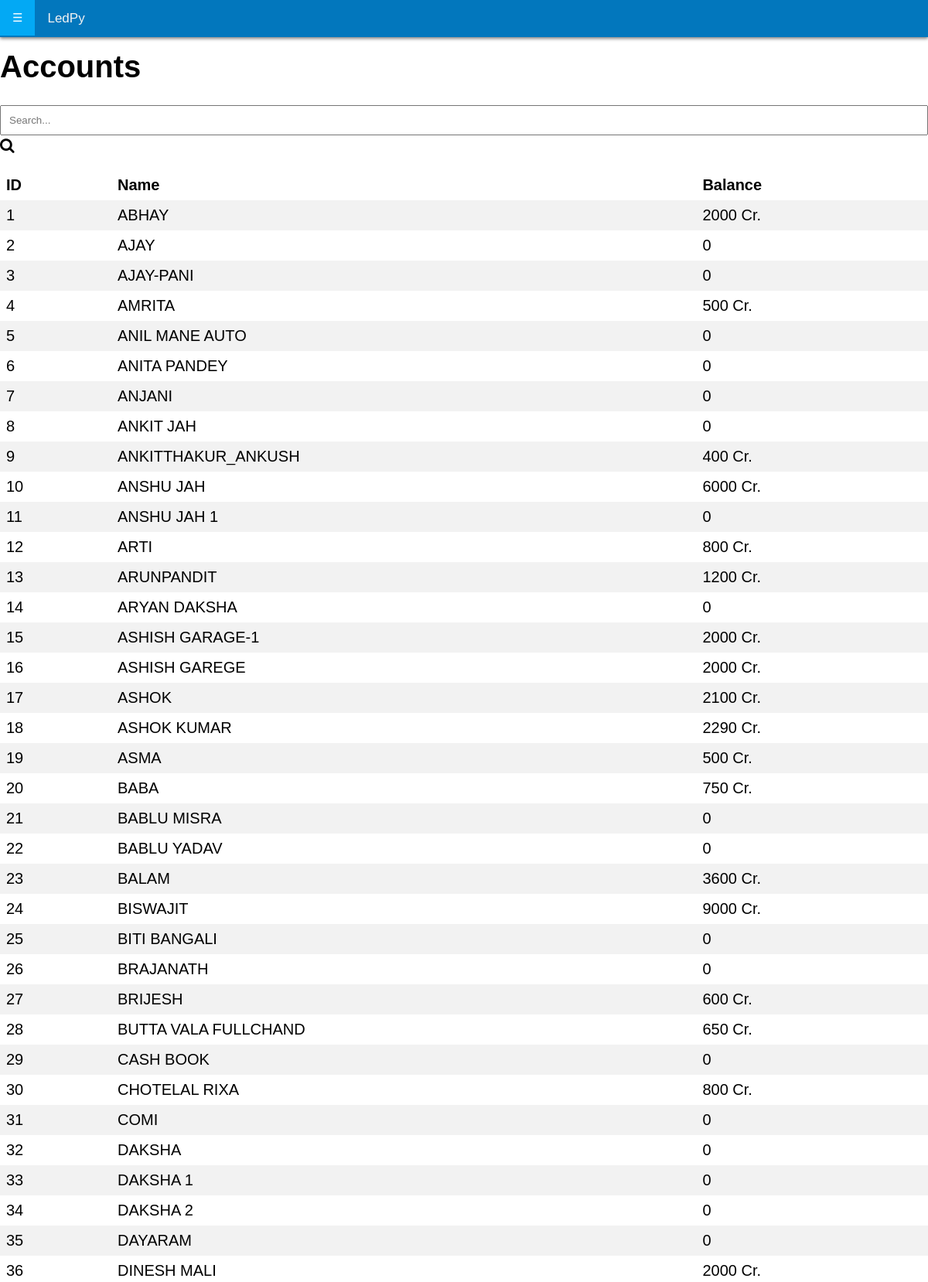
The app's page / (signed in, upper part) with its own data.
### home/models.py (models this page shows)
class CustomerAcc(models.Model):
	AccID=models.AutoField(primary_key=True)
	FullName = models.TextField(null=False)
	Address = models.TextField(null=True,blank=True)
	phno = models.IntegerField(null=True,blank=True)
	Email = models.EmailField(null=True,blank=True)
	DateCreated = models.DateField()
	TimeCreated = models.TimeField()

class LastBalance(models.Model):
	Account=models.ForeignKey(CustomerAcc,on_delete=models.CASCADE)
	Balance=models.TextField(null=True)

### home/views.py (the view)
# urls.py: path('',views.index,name="home"),
def index(request):
	if request.user.is_anonymous:
		return redirect('/login')
	ctx = {}
	url_parameter = request.GET.get("q")
	if url_parameter:
		data = CustomerAcc.objects.filter(FullName__icontains=url_parameter).values_list('AccID','FullName')
		k=[LastBalance.objects.get(Account=i[0]) for i in data]
		accounts=zip(data,k)
	else:
		accounts=zip(CustomerAcc.objects.all().values_list('AccID','FullName'),LastBalance.objects.all())
	ctx["accounts"] = accounts
	does_req_accept_json = request.accepts("application/json")
	is_ajax_request = request.headers.get("x-requested-with") == "XMLHttpRequest" and does_req_accept_json
	if is_ajax_request:
		html = render_to_string(template_name="index-replace.html", context={"accounts": accounts})
		data_dict = {"html_from_view": html}
		return JsonResponse(data=data_dict, safe=False)
	data=CustomerAcc.objects.values_list('AccID','FullName')
	return render(request,'index.html',context=ctx)

### templates/index.html (shortened to what this page needs)
<!DOCTYPE html>
{% load static %}
<html>
<head>
	<link rel="stylesheet" href="https://cdnjs.cloudflare.com/ajax/libs/font-awesome/4.7.0/css/font-awesome.min.css">
	<link rel="stylesheet" type="text/css" href="{% static "style.css" %}">
</head>
<body>
	{%include 'navbar.html' %}
	<div class="page">
		<h1>Accounts</h1>
		<input type="search" id="user-input" name="search" placeholder="Search..." autofocus required />
		<i id="search-icon" class="fa fa-search" aria-hidden="true"></i>
		<div id="replaceable-content">
			{% include 'index-replace.html' %}
		</div>
	</div>
	</body>
</html>

### templates/index-replace.html
{% if accounts %}
    <table>
            <tbody>
                <tr>
                    <th style="border-bottom: none;">ID</th>
                    <th style="border-bottom: none;">Name</th>
                    <th style="border-bottom: none;">Balance</th>
                </tr>
                {% for i,j in accounts%}
                <tr onclick="window.location='/view/{{i.0}}';">
                    <td>{{i.0}}</td>
                    <td>{{i.1}}</td>
                    <td>{{j.Balance}}</td>
                </tr>
                {%empty%}
                <h2>No Accounts Found</h2>
                {%endfor%}
            </tbody>
        </table>
{% endif %}

### static/style.css (style rules this page uses)
:root { --normal: #0277bd; --light: #03a9f4; --dark: #004c8c; }
body { margin:0;font-family:Arial }
body { color: black; font-size: 20px; background-color: white; font-family: sans-serif; }
table { margin-top: 20px; border-collapse: collapse; width: 100%; }
th, td { text-align: left; padding: 8px; }
th { border-bottom: solid 2px black; }
tr:nth-child(even) { background-color: #f2f2f2; }
.page { font-size: 20px; margin-top: 64px; color: black; }
input[type="search"] { width: 100%; padding: 10px; margin-bottom: 2px; }
body { margin: 0; padding: 0; font-family: sans-serif; }

### records on screen
CustomerAcc: AccID "1", FullName "ABHAY", Balance "2000 Cr."
CustomerAcc: AccID "2", FullName "AJAY", Balance "0"
CustomerAcc: AccID "3", FullName "AJAY-PANI", Balance "0"
CustomerAcc: AccID "4", FullName "AMRITA", Balance "500 Cr."
CustomerAcc: AccID "5", FullName "ANIL MANE AUTO", Balance "0"
CustomerAcc: AccID "6", FullName "ANITA PANDEY", Balance "0"
CustomerAcc: AccID "7", FullName "ANJANI", Balance "0"
CustomerAcc: AccID "8", FullName "ANKIT JAH", Balance "0"
CustomerAcc: AccID "9", FullName "ANKITTHAKUR_ANKUSH", Balance "400 Cr."
CustomerAcc: AccID "10", FullName "ANSHU JAH", Balance "6000 Cr."
CustomerAcc: AccID "11", FullName "ANSHU JAH 1", Balance "0"
CustomerAcc: AccID "12", FullName "ARTI", Balance "800 Cr."
CustomerAcc: AccID "13", FullName "ARUNPANDIT", Balance "1200 Cr."
CustomerAcc: AccID "14", FullName "ARYAN DAKSHA", Balance "0"
CustomerAcc: AccID "15", FullName "ASHISH GARAGE-1", Balance "2000 Cr."
CustomerAcc: AccID "16", FullName "ASHISH GAREGE", Balance "2000 Cr."
CustomerAcc: AccID "17", FullName "ASHOK", Balance "2100 Cr."
CustomerAcc: AccID "18", FullName "ASHOK KUMAR", Balance "2290 Cr."
CustomerAcc: AccID "19", FullName "ASMA", Balance "500 Cr."
CustomerAcc: AccID "20", FullName "BABA", Balance "750 Cr."
CustomerAcc: AccID "21", FullName "BABLU MISRA", Balance "0"
CustomerAcc: AccID "22", FullName "BABLU YADAV", Balance "0"
CustomerAcc: AccID "23", FullName "BALAM", Balance "3600 Cr."
CustomerAcc: AccID "24", FullName "BISWAJIT", Balance "9000 Cr."
CustomerAcc: AccID "25", FullName "BITI BANGALI", Balance "0"
CustomerAcc: AccID "26", FullName "BRAJANATH", Balance "0"
CustomerAcc: AccID "27", FullName "BRIJESH", Balance "600 Cr."
CustomerAcc: AccID "28", FullName "BUTTA VALA FULLCHAND", Balance "650 Cr."
CustomerAcc: AccID "29", FullName "CASH BOOK", Balance "0"
CustomerAcc: AccID "30", FullName "CHOTELAL RIXA", Balance "800 Cr."
CustomerAcc: AccID "31", FullName "COMI", Balance "0"
CustomerAcc: AccID "32", FullName "DAKSHA", Balance "0"
CustomerAcc: AccID "33", FullName "DAKSHA 1", Balance "0"
CustomerAcc: AccID "34", FullName "DAKSHA 2", Balance "0"
CustomerAcc: AccID "35", FullName "DAYARAM", Balance "0"
CustomerAcc: AccID "36", FullName "DINESH MALI", Balance "2000 Cr."
